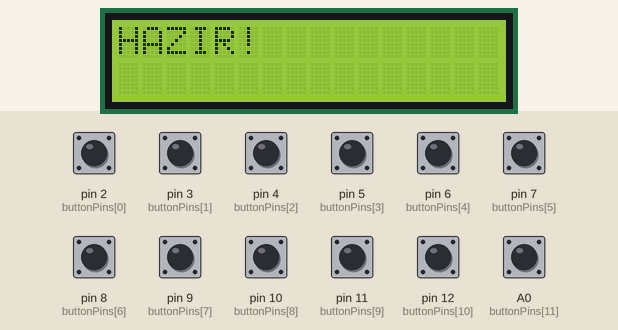
This sketch was run on a simulated Arduino Uno, built with avr-gcc and run on an emulated ATmega328P. Shown: 16×2 character LCD. The inputs (shaded band) are chosen by the test bench; at power-on: A0 (buttonPins[11]), pin 2 (buttonPins[0]), pin 3 (buttonPins[1]), pin 4 (buttonPins[2]), pin 5 (buttonPins[3]), pin 6 (buttonPins[4]), pin 7 (buttonPins[5]), pin 8 (buttonPins[6]), pin 9 (buttonPins[7]), pin 10 (buttonPins[8]), pin 11 (buttonPins[9]), pin 12 (buttonPins[10]) HIGH. The audio player accepts every command and is not drawn; what the sketch prints to the serial monitor is not drawn.

Above: at 1.7 s.
1.8 s: pin 2 (buttonPins[0]) pulled LOW for 0.15 s
At 2.6 s:
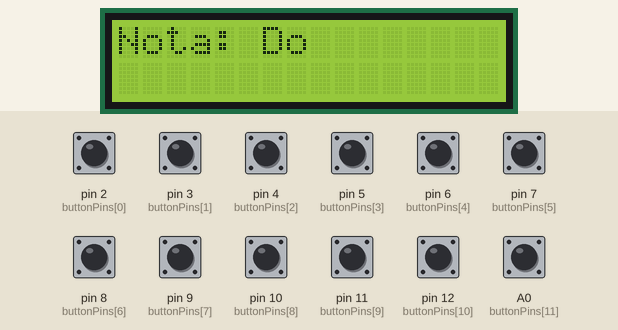
3.4 s: pin 3 (buttonPins[1]) pulled LOW for 0.15 s
At 4.1 s:
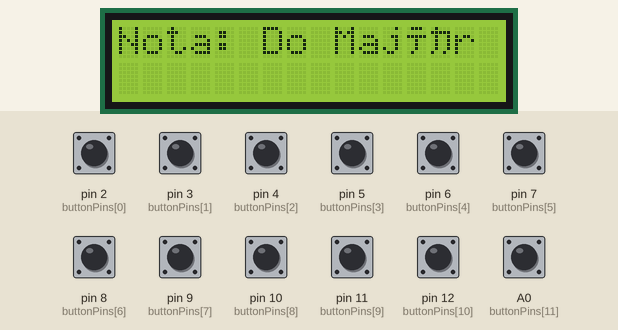
5.0 s: pin 4 (buttonPins[2]) pulled LOW for 0.15 s
At 6.2 s:
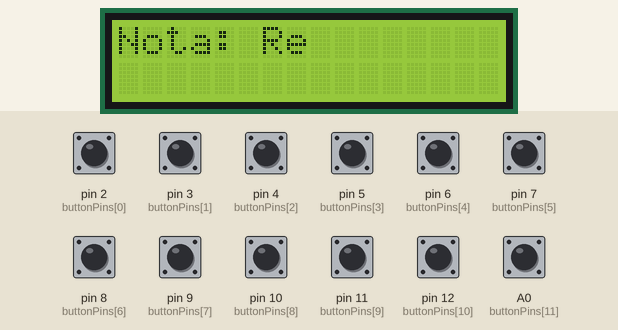
6.6 s: pin 5 (buttonPins[3]) pulled LOW for 0.15 s
At 7.7 s:
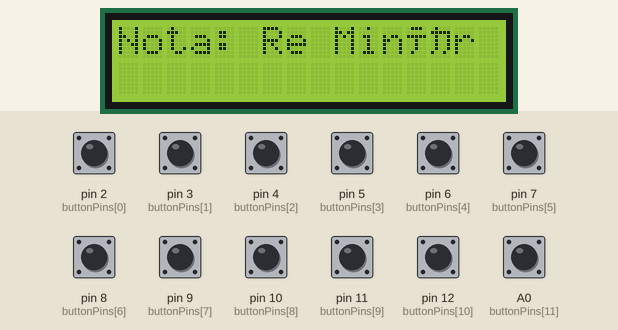
8.2 s: pin 6 (buttonPins[4]) pulled LOW for 0.15 s
At 8.7 s:
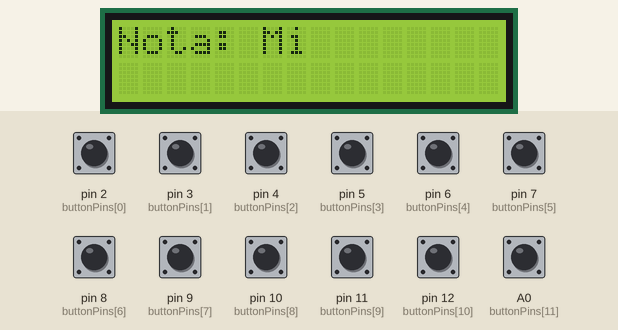
9.8 s: pin 7 (buttonPins[5]) pulled LOW for 0.15 s
At 11.1 s:
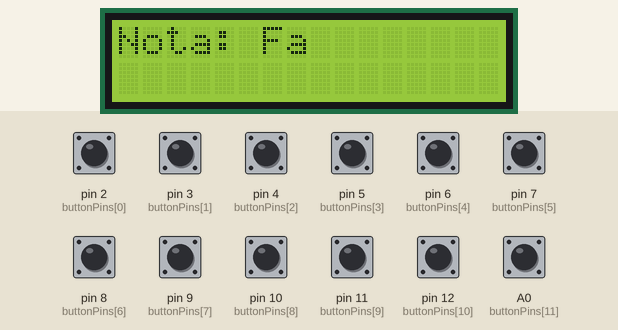
Timing chart, 0 to 12.4 s (numbered marks = the images above; inputs shaded):
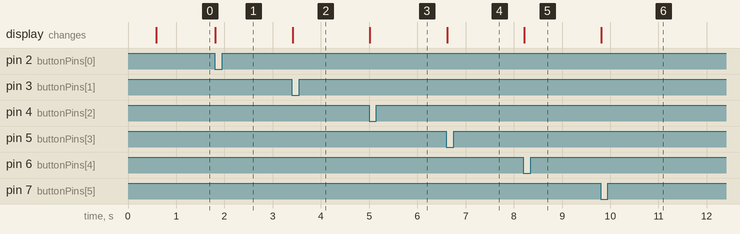

Measured:
- after the input at 1.8 s, the display: changes at once (image 1)
- after the input at 3.4 s, the display: changes at once (image 2)
- after the input at 5.0 s, the display: changes at once (image 3)
- after the input at 6.6 s, the display: changes at once (image 4)
- after the input at 8.2 s, the display: changes at once (image 5)
- after the input at 9.8 s, the display: changes at once (image 6)

The sketch:

sketch_jan13a.ino
```cpp
#include "SoftwareSerial.h"
#include "DFRobotDFPlayerMini.h"
#include <Wire.h>
#include <LiquidCrystal_I2C.h>

// DFPlayer Mini bağlantıları
SoftwareSerial mySoftwareSerial(A2, A1);  // RX (A2), TX (A1)
DFRobotDFPlayerMini myDFPlayer;

// LCD tanımları
LiquidCrystal_I2C lcd(0x27, 16, 2);

// Butonların bağlı olduğu pinlerin listesi
const int buttonPins[] = {2, 3, 4, 5, 6, 7, 8, 9, 10, 11, 12, A0}; // 12 buton
int lastButtonState[12]; // Butonların önceki durumları

// Notalar dizisi
const char* notes[] = {
  "Do",   // Button 1
  "Do Majör",  // Button 2
  "Re",   // Button 3
  "Re Minör",  // Button 4
  "Mi",   // Button 5
  "Fa",   // Button 6
  "Sol Majör",  // Button 7
  "Sol",   // Button 8
  "Sol Minör",  // Button 9
  "La",   // Button 10
  "La Majör",  // Button 11
  "Si"    // Button 12
};

void setup() {
  Serial.begin(9600);
  mySoftwareSerial.begin(9600);

  if (!myDFPlayer.begin(mySoftwareSerial)) {
    Serial.println(F("DFPlayer Mini modülü başlatılamadı!"));
    while (true);
  }
  myDFPlayer.volume(30); // Ses seviyesi

  for (int i = 0; i < 12; i++) {
    pinMode(buttonPins[i], INPUT_PULLUP); // Pull-up direnç aktif
    lastButtonState[i] = HIGH;           // Başlangıç durumu
  }

  lcd.init();
  lcd.backlight();
  lcd.setCursor(0, 0);
  lcd.print("HAZIR!");
}

void loop() {
  for (int i = 0; i < 12; i++) {
    int currentButtonState = digitalRead(buttonPins[i]);
    if (lastButtonState[i] == HIGH && currentButtonState == LOW) {
      Serial.print("Button ");
      Serial.print(i + 1);
      Serial.println(" pressed!");

      lcd.clear();
      lcd.setCursor(0, 0);
      lcd.print("Nota: ");
      lcd.print(notes[i]);  // Notaları yazdır
      lcd.setCursor(0, 1);


      myDFPlayer.stop();        // Önceki dosyayı durdur
      myDFPlayer.play(i + 1);   // Oynat
    }
    lastButtonState[i] = currentButtonState;
  }
}
```
